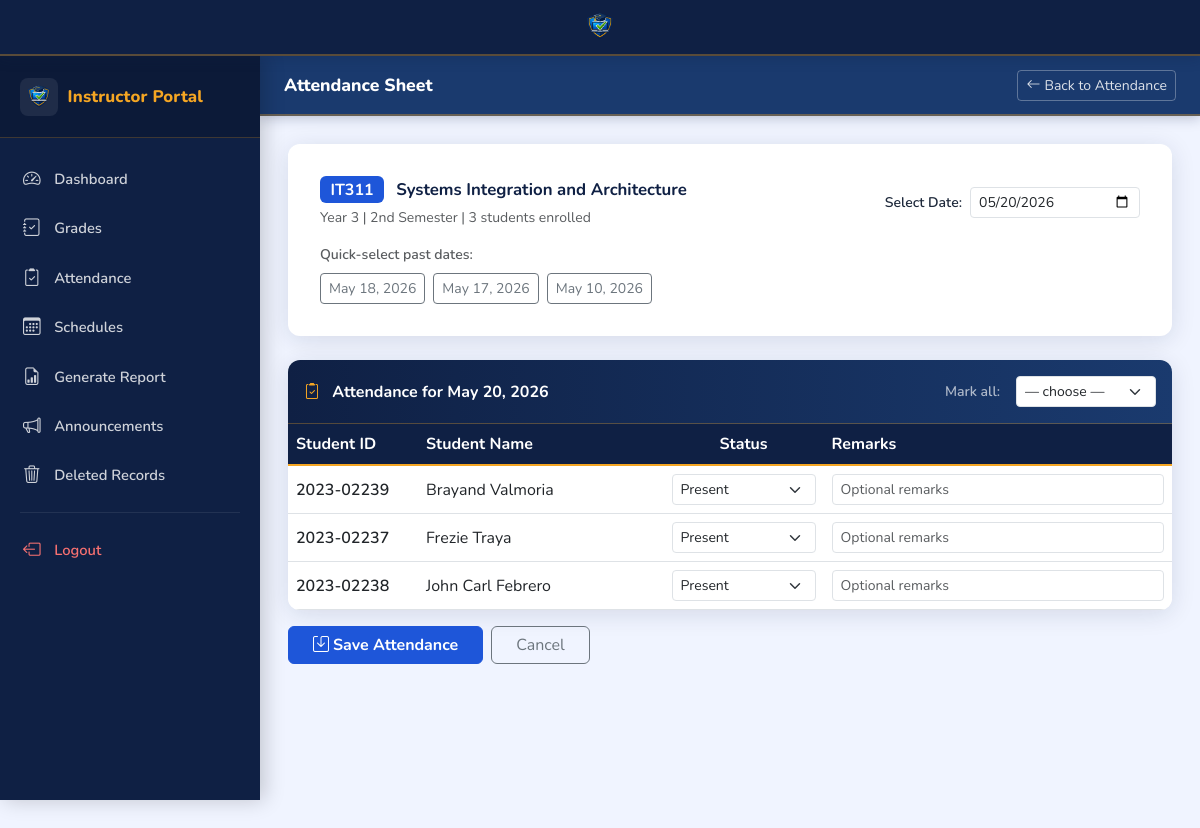
The page /attendance/sheet/30/ (signed in) on the database its author committed.
### enrollment/models.py (models this page shows, shortened)
class Subject(models.Model):
    name = models.CharField(max_length=200)
    code = models.CharField(max_length=20, unique=True)
    description = models.TextField(blank=True)
    units = models.PositiveIntegerField(default=3)
    department = models.ForeignKey(Department, on_delete=models.CASCADE, related_name='subjects')
    program = models.ForeignKey(Program, on_delete=models.CASCADE, related_name='subjects')
    year_level = models.CharField(max_length=1, choices=[
        ('1', '1st Year'), ('2', '2nd Year'), ('3', '3rd Year'), ('4', '4th Year')
    ])
    semester = models.CharField(max_length=20, choices=[
        ('1st', '1st Semester'), ('2nd', '2nd Semester'), ('summer', 'Summer')
    ], default='1st')
    assigned_instructor = models.ForeignKey(
        InstructorProfile, on_delete=models.SET_NULL, null=True, blank=True, related_name='subjects'
    )

class Enrollment(SoftDeleteMixin, models.Model):
    STATUS_PENDING = 'pending'
    STATUS_APPROVED = 'approved'
    STATUS_REJECTED = 'rejected'
    STATUS_CHOICES = [
        (STATUS_PENDING, 'Pending Approval'),
        (STATUS_APPROVED, 'Approved'),
        (STATUS_REJECTED, 'Rejected'),
    ]
    CIVIL_STATUS_CHOICES = [
        ('single', 'Single'), ('married', 'Married'),
        ('widowed', 'Widowed'), ('separated', 'Separated'),
    ]
    GENDER_CHOICES = [
        ('male', 'Male'), ('female', 'Female'), ('other', 'Other'),
    ]
    student = models.OneToOneField(StudentProfile, on_delete=models.CASCADE, related_name='enrollment')
    status = models.CharField(max_length=20, choices=STATUS_CHOICES, default=STATUS_PENDING, db_index=True)
    section = models.ForeignKey(Section, on_delete=models.SET_NULL, null=True, blank=True)
    school_year = models.CharField(max_length=20, default='2024-2025', db_index=True)
    semester = models.CharField(max_length=20, choices=[
        ('1st', '1st Semester'), ('2nd', '2nd Semester'), ('summer', 'Summer')
    ], default='1st')
    subjects = models.ManyToManyField(Subject, blank=True)
    civil_status = models.CharField(max_length=20, choices=CIVIL_STATUS_CHOICES, blank=True)
    ethnicity = models.CharField(max_length=100, blank=True)
    nickname = models.CharField(max_length=50, blank=True)
    address = models.TextField(blank=True)
    contact_number = models.CharField(max_length=20, blank=True)
    date_of_birth = models.DateField(null=True, blank=True)
    place_of_birth = models.CharField(max_length=200, blank=True)
    age = models.PositiveIntegerField(null=True, blank=True)
    gender = models.CharField(max_length=20, choices=GENDER_CHOICES, blank=True)
    zip_code = models.CharField(max_length=10, blank=True)
    mother_name = models.CharField(max_length=200, blank=True)
    mother_occupation = models.CharField(max_length=200, blank=True)
    father_name = models.CharField(max_length=200, blank=True)
    father_occupation = models.CharField(max_length=200, blank=True)
    guardian_name = models.CharField(max_length=200, blank=True)
    guardian_relationship = models.CharField(max_length=100, blank=True)
    submitted_at = models.DateTimeField(auto_now_add=True)
    approved_at = models.DateTimeField(null=True, blank=True)
    remarks = models.TextField(blank=True)

### accounts/models.py (models this page shows, shortened)
class StudentProfile(SoftDeleteMixin, models.Model):
    YEAR_LEVEL_CHOICES = [
        ('1', '1st Year'),
        ('2', '2nd Year'),
        ('3', '3rd Year'),
        ('4', '4th Year'),
    ]
    user = models.OneToOneField(User, on_delete=models.CASCADE, related_name='student_profile')
    student_id = models.CharField(max_length=50, unique=True)
    department = models.ForeignKey(Department, on_delete=models.SET_NULL, null=True)
    program = models.ForeignKey(Program, on_delete=models.SET_NULL, null=True)
    year_level = models.CharField(max_length=1, choices=YEAR_LEVEL_CHOICES)
    full_name = models.CharField(max_length=200)
    contact_number = models.CharField(max_length=20, blank=True)
    address = models.TextField(blank=True)
    date_of_birth = models.DateField(null=True, blank=True)
    gender = models.CharField(max_length=20, blank=True)
    profile_complete = models.BooleanField(default=False)
    created_at = models.DateTimeField(auto_now_add=True)

### attendance/views.py (the view, shortened to what this page needs)
# urls.py: path('sheet/<int:subject_pk>/', views.attendance_sheet, name='attendance_sheet'),
@login_required
def attendance_sheet(request, subject_pk):
    if request.user.role != User.ROLE_INSTRUCTOR:
        return redirect('home')
    instructor = request.user.instructor_profile
    subject = get_object_or_404(Subject, pk=subject_pk, assigned_instructor=instructor)
    enrollments = Enrollment.objects.filter(
        subjects=subject, status='approved'
    ).select_related('student').order_by('student__full_name')
    today = timezone.localdate()
    date_str = request.POST.get('date') if request.method == 'POST' else request.GET.get('date', str(today))
    try:
        selected_date = date_cls.fromisoformat(date_str)
    except (ValueError, TypeError):
        selected_date = today
    existing = {
        a.enrollment_id: a
        for a in Attendance.objects.filter(subject=subject, date=selected_date)
    }
    student_rows = [
        {'enrollment': e, 'record': existing.get(e.id)}
        for e in enrollments
    ]
    past_dates = (
        Attendance.objects.filter(subject=subject, instructor=instructor)
        .values_list('date', flat=True)
        .distinct()
        .order_by('-date')[:10]
    )
    return render(request, 'attendance/attendance_sheet.html', {
        'subject': subject,
        'student_rows': student_rows,
        'selected_date': selected_date,
        'past_dates': past_dates,
        'today': today,
        'status_choices': Attendance.STATUS_CHOICES,
    })

### core/soft_delete.py (called while the page is built)
    def get_queryset(self):
        return SoftDeleteQuerySet(self.model, using=self._db).filter(is_deleted=False)

### templates/attendance/attendance_sheet.html (shortened to what this page needs)
{% extends 'base.html' %}
{% block body %}
<div class="portal-layout">
  {% include 'partials/sidebar_instructor.html' %}
  <div class="main-content">
    <div class="topbar">
      <div class="d-flex align-items-center gap-3">
        <span class="topbar-title">Attendance Sheet</span>
      </div>
      <a href="{% url 'instructor_attendance' %}" class="btn btn-outline-secondary btn-sm">
        <i class="bi bi-arrow-left me-1"></i>Back to Attendance
      </a>
    </div>
    <div class="page-body fade-in">
      <div class="form-card mb-4">
        <div class="d-flex flex-wrap justify-content-between align-items-center gap-3">
          <div>
            <span class="badge bg-primary fs-6 me-2">{{ subject.code }}</span>
            <span class="fw-bold" style="color:#0f2044;font-size:1.05rem;">{{ subject.name }}</span>
            <div class="text-muted small mt-1">Year {{ subject.year_level }} | {{ subject.get_semester_display }} | {{ student_rows|length }} student{{ student_rows|length|pluralize }} enrolled</div>
          </div>
          <form method="get" class="d-flex align-items-center gap-2">
            <label class="fw-semibold small text-nowrap mb-0">Select Date:</label>
            <input type="date" name="date" value="{{ selected_date|date:'Y-m-d' }}"
                   max="{{ today|date:'Y-m-d' }}"
                   class="form-control form-control-sm" style="width:170px;"
                   onchange="this.form.submit()">
          </form>
        </div>
        {% if past_dates %}
        <div class="mt-3">
          <div class="text-muted small mb-2 fw-semibold">Quick-select past dates:</div>
          <div class="d-flex flex-wrap gap-2">
            {% for d in past_dates %}
            <a href="?date={{ d|date:'Y-m-d' }}"
               class="btn btn-sm {% if d == selected_date %}btn-primary{% else %}btn-outline-secondary{% endif %}">
              {{ d|date:"M d, Y" }}
            </a>
            {% endfor %}
          </div>
        </div>
        {% endif %}
      </div>
      <form method="post">
        <div class="portal-table mb-3">
          <div class="p-3 border-bottom d-flex justify-content-between align-items-center" style="background:#f8faff;">
            <div class="fw-bold" style="color:#0f2044;">
              <i class="bi bi-clipboard2-check me-2 text-primary"></i>
              Attendance for {{ selected_date|date:"F d, Y" }}
            </div>
            <div class="d-flex align-items-center gap-3">
              <label class="small text-muted mb-0 fw-semibold">Mark all:</label>
              <select id="markAllSelect" class="form-select form-select-sm" style="width:140px;">
                <option value="">— choose —</option>
              </select>
            </div>
          </div>
          <div class="table-responsive">
            <table class="table table-hover mb-0 align-middle">
              <thead>
                <tr>
                  <th style="width:130px">Student ID</th>
                  <th>Student Name</th>
                  <th style="width:160px" class="text-center">Status</th>
                  <th>Remarks</th>
                </tr>
              </thead>
              <tbody>
                {% for row in student_rows %}
                <tr>
                  <td class="fw-semibold">{{ row.enrollment.student.student_id }}</td>
                  <td>{{ row.enrollment.student.full_name }}</td>
                  <td class="text-center">
                    <select name="status_{{ row.enrollment.id }}"
                            class="form-select form-select-sm status-select"
                            data-enrollment="{{ row.enrollment.id }}">
                      {% for val, label in status_choices %}
                      <option value="{{ val }}"
                        {% if row.record and row.record.status == val %}selected
                        {% elif not row.record and val == 'present' %}selected{% endif %}>
                        {{ label }}
                      </option>
                      {% endfor %}
                    </select>
                  </td>
                  <td>
                    <input type="text" name="remarks_{{ row.enrollment.id }}"
                           class="form-control form-control-sm"
                           placeholder="Optional remarks"
                           value="{{ row.record.remarks|default:'' }}">
                  </td>
                </tr>
                {% empty %}
                <tr>
                  <td colspan="4" class="text-center text-muted py-4">No enrolled students for this subject.</td>
                </tr>
                {% endfor %}
              </tbody>
            </table>
          </div>
        </div>
        {% if student_rows %}
        <div class="d-flex gap-2">
          <button type="submit" name="save_attendance" class="btn btn-primary fw-bold px-4">
            <i class="bi bi-save me-1"></i>Save Attendance
          </button>
          <a href="{% url 'instructor_attendance' %}" class="btn btn-outline-secondary px-4">Cancel</a>
        </div>
        {% endif %}
      </form>
    </div>
  </div>
</div>
{% endblock %}

### static/css/portal.css (style rules this page uses)
:root { --primary-blue: #1a3a6e; --primary: #1e56d9; --primary-dark: #1342b5; --primary-light: #dbeafe; --sidebar-bg: #0f2044; --accent-gold: #f5a623; --accent-gold-dark: #c8860e; --accent-gold-light:#fef7e6; --sidebar-text: rgba(255, 255, 255, 0.80); --sidebar-width: 260px; --site-navbar-h: 56px; --topbar-h: 60px; --radius: 12px; --shadow: 0 4px 24px rgba(15, 32, 68, 0.12); --shadow-sm: 0 2px 8px rgba(15, 32, 68, 0.08); --bs-primary: #1e56d9; --bs-primary-rgb: 30, 86, 217; --bs-warning: #f5a623; --bs-warning-rgb: 245, 166, 35; }
body { font-family: 'Nunito', sans-serif; background: #f0f4ff; color: #1e293b; padding-top: var(--site-navbar-h); }
.portal-layout { display: flex; min-height: 100vh; }
.main-content { margin-left: var(--sidebar-width); flex: 1; display: flex; flex-direction: column; }
.topbar { height: var(--topbar-h); background: var(--primary-blue); display: flex; align-items: center; padding: 0 1.5rem; justify-content: space-between; box-shadow: 0 2px 12px rgba(15, 32, 68, 0.25); position: sticky; top: var(--site-navbar-h); z-index: 100; border-bottom: 2px solid rgba(245, 166, 35, 0.35); }
.topbar-title { font-weight: 800; font-size: 1.1rem; color: #fff; }
.topbar .btn-outline-secondary, .topbar a.btn-outline-secondary { color: rgba(255, 255, 255, 0.85); border-color: rgba(255, 255, 255, 0.30); background: transparent; }
.topbar a { color: rgba(255, 255, 255, 0.85); }
.page-body { padding: 1.75rem; }
.portal-table { background: #fff; border-radius: var(--radius); overflow: hidden; box-shadow: var(--shadow); }
.portal-table .table { margin: 0; }
.portal-table .table td { vertical-align: middle; }
.portal-table > div.border-bottom, .portal-table > .table-responsive + div.border-bottom { background: linear-gradient(90deg, var(--sidebar-bg) 0%, var(--primary-blue) 100%) !important; color: #fff !important; border-bottom: 1px solid rgba(245, 166, 35, 0.30) !important; }
.portal-table > div.border-bottom .fw-bold { color: #fff !important; }
.portal-table > div.border-bottom .text-muted { color: rgba(255,255,255,.65) !important; }
.portal-table > div.border-bottom .text-primary { color: var(--accent-gold) !important; }
.portal-table .table thead th, .table thead th { background: var(--sidebar-bg); color: #fff; font-weight: 700; border-bottom: 2px solid var(--accent-gold); border-top: none; white-space: nowrap; }
.form-card { background: #fff; border-radius: var(--radius); padding: 2rem; box-shadow: var(--shadow); }
.fade-in { animation: fadeIn .35s ease both; }
.btn-primary, .btn-primary:not(:disabled):not(.disabled) { background-color: var(--primary); border-color: var(--primary); color: #fff; font-weight: 700; }
.badge.bg-primary { background-color: var(--primary) !important; }
.text-primary { color: var(--primary) !important; }

### rows shown on the page
Subject: code "IT311", name "Systems Integration and Architecture", year_level "3", semester "2nd Semester"
Enrollment: enrollment.student.student_id "2023-02239", enrollment.student.full_name "Brayand Valmoria", id "Present"
Enrollment: enrollment.student.student_id "2023-02237", enrollment.student.full_name "Frezie Traya", id "Present"
Enrollment: enrollment.student.student_id "2023-02238", enrollment.student.full_name "John Carl Febrero", id "Present"

### other values the page prints
{{ student_rows|length }} "3"
{{ d|date:"M d, Y" }} "May 18, 2026" "May 17, 2026" "May 10, 2026"
{{ selected_date|date:"F d, Y" }} "May 20, 2026"
